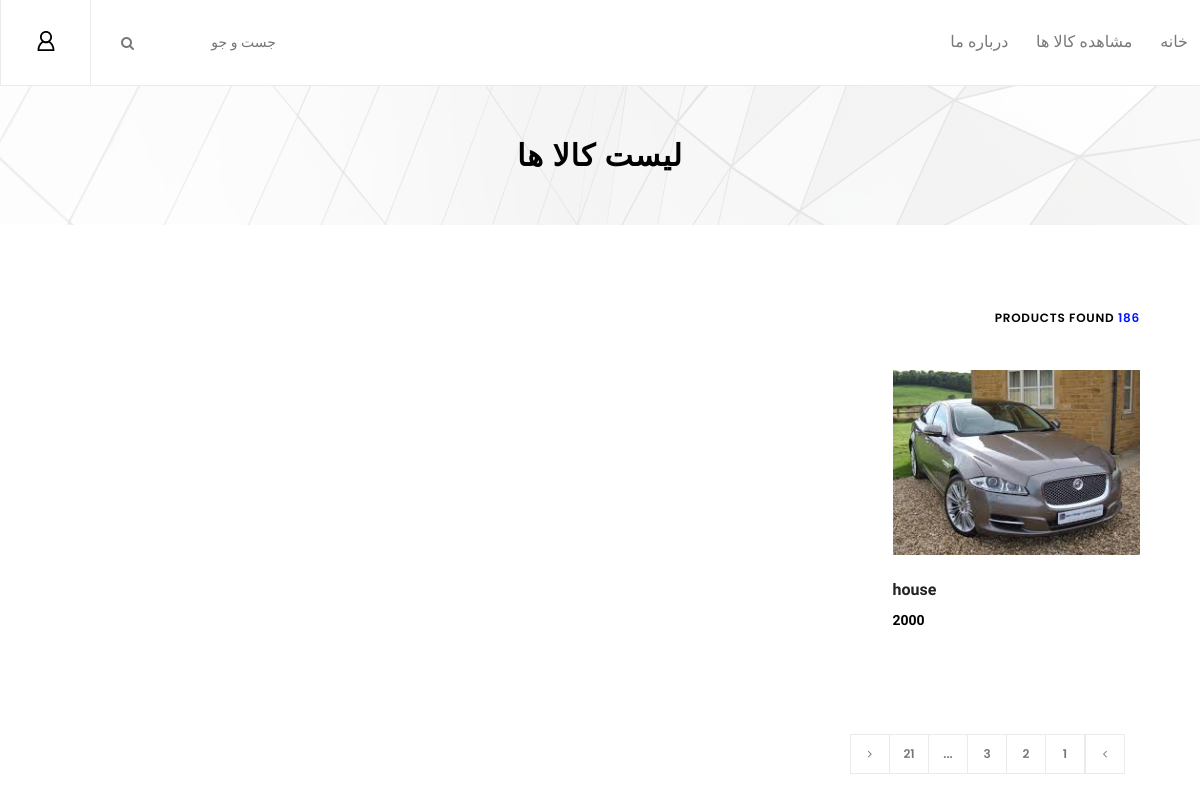
Before: /divar/home/ with the older database file.
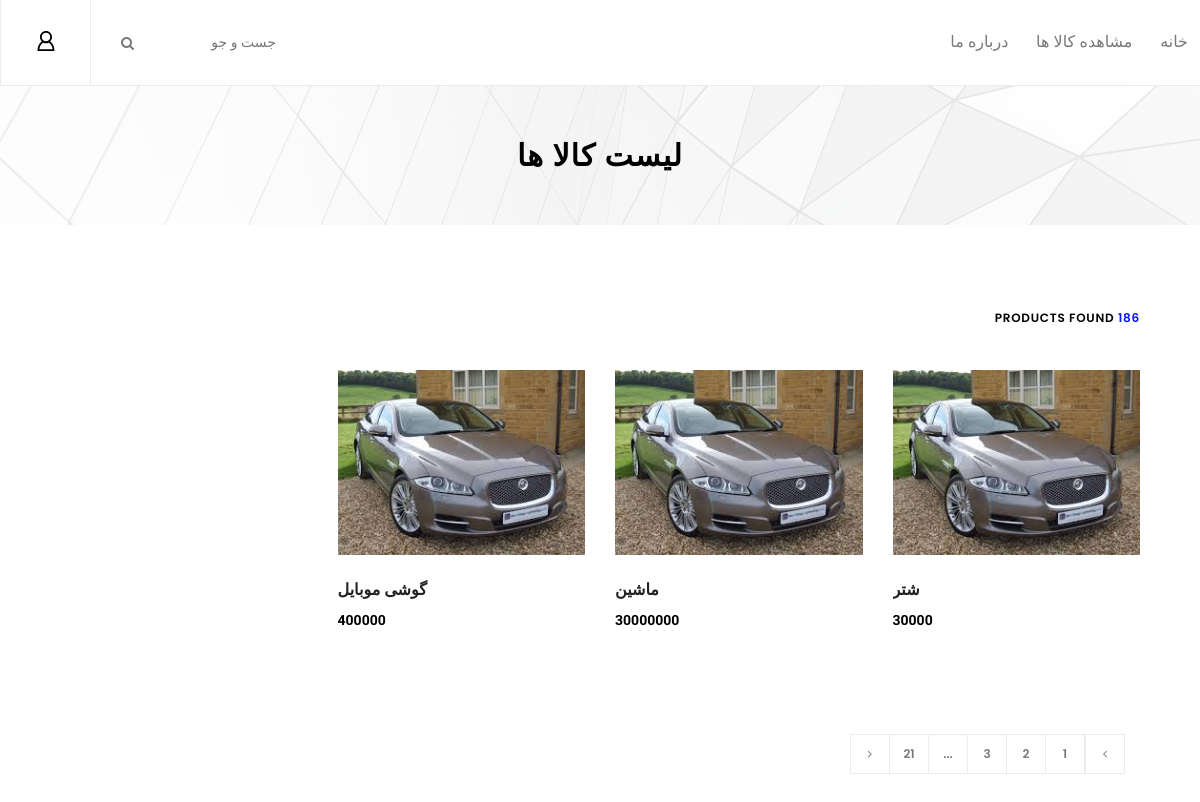
After: the same page with the newer database file.
### divar/models.py (models this page shows)
class Stuff(models.Model):
    name = models.CharField(max_length=30)
    price = models.IntegerField()
    owner = models.ForeignKey(UserProfile, on_delete=models.CASCADE)
    description = models.CharField(max_length=900)
    is_foori = models.BooleanField(default=False)
    has_pic = models.BooleanField(default=False)
    city = models.CharField(max_length=30, default='Tehran')
    location = models.CharField(max_length=30)
    classtering3 = models.ForeignKey(Classtering3, on_delete=models.CASCADE, null=True)
    picture = models.ImageField(blank=True, null=True, upload_to='pictures/%Y/%m/%D/', default='media/default.jpg')

### divar/views.py (the view)
class ShowStuff(generic.ListView):
    template_name = 'showStuffByTime.html'
    context_object_name = 'stuffList'
    def get_queryset(self):
        return Stuff.objects.order_by('id')[:20]

### templates/showStuffByTime.html (shortened to what the changed rows need)
<!DOCTYPE html>
<html lang="en">
{% load static %}
<head>
    <link rel="stylesheet" href="{% static 'css/core-style.css'%}">
    <link rel="stylesheet" href="{% static 'css/style.css'%}">
</head>
<body>
    <div class="breadcumb_area bg-img" style="background-image: url({% static 'img/bg-img/breadcumb.jpg' %});">
        <div class="container h-100">
            <div class="row h-100 align-items-center">
                <div class="col-12">
                    <div class="page-title text-center">
                        <h2>لیست کالا ها</h2>
                    </div>
                </div>
            </div>
        </div>
    </div>
    <section class="shop_grid_area section-padding-80" dir = "rtl">
        <div class="container">
                <div class="col-12 col-md-8 col-lg-9">
                    <div class="shop_grid_product_area">
                        <div class="row">
                        {% for stuff in stuffList %}
                            <div class="col-12 col-sm-6 col-lg-4">
                                <div class="single-product-wrapper">
                                    <div class="product-img">
                                        <img src="{% static 'img/product-img/product-1.jpg' %}" alt="">
                                    </div>
                                    <div class="product-description">
                                        <a href="{% static '' %}">
                                            <h6>{{ stuff.name }}</h6>
                                        </a>
                                        <p class="product-price">{{ stuff.price }}</p>
                                    </div>
                                </div>
                            </div>
                        {% endfor %}
                        </div>
                    </div>
                </div>
            </div>
    </section>
</body>
</html>

Changed rows visible on the page:
changed Stuff: name "house" → "شتر"; price "2000" → "30000"
added Stuff: name "ماشین", price "30000000"
added Stuff: name "گوشی موبایل", price "400000"
